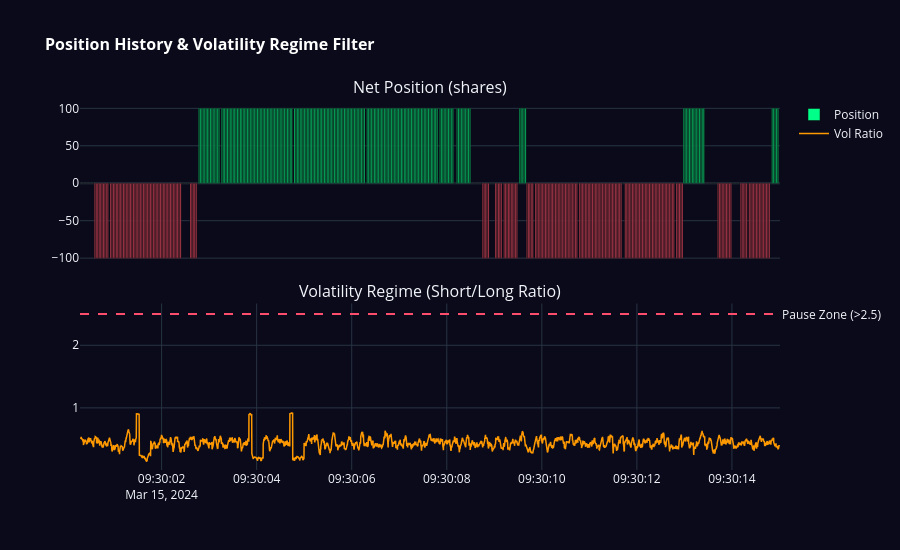

The notebook cell this image was saved under:
### Code cell
# ═══════════════════════════════════════════════════════
#  CHART 4 — POSITION HISTORY & VOLATILITY REGIME
# ═══════════════════════════════════════════════════════

fig4 = make_subplots(
    rows=2, cols=1,
    subplot_titles=('Net Position (shares)', 'Volatility Regime (Short/Long Ratio)'),
    shared_xaxes=True,
    vertical_spacing=0.1
)

# Position
fig4.add_trace(go.Bar(
    x=df['timestamp'][::10], y=df['position'][::10],
    name='Position',
    marker_color=np.where(df['position'][::10] >= 0, '#00ff88', '#ff4d6d')
), row=1, col=1)

# Vol regime
fig4.add_trace(go.Scatter(
    x=df['timestamp'], y=df['vol_ratio'],
    mode='lines', name='Vol Ratio',
    line=dict(color='#ff9900', width=1.5)
), row=2, col=1)

# High-vol threshold line
fig4.add_hline(y=2.5, line_dash='dash', line_color='#ff4d6d',
               annotation_text='Pause Zone (>2.5)',
               annotation_position='right', row=2, col=1)

# Shade high-vol regions
high_vol_mask = df['vol_ratio'] > 2.5
if high_vol_mask.any():
    fig4.add_trace(go.Scatter(
        x=df['timestamp'], y=np.where(high_vol_mask, df['vol_ratio'], None),
        fill='tozeroy', fillcolor='rgba(255,77,109,0.15)',
        mode='none', name='High Vol Zone', showlegend=True
    ), row=2, col=1)

fig4.update_layout(
    title=dict(text='<b>Position History & Volatility Regime Filter</b>',
               font=dict(size=16, color='white')),
    template='plotly_dark',
    height=550,
    plot_bgcolor='#0a0a1a',
    paper_bgcolor='#0a0a1a',
    hovermode='x unified'
)
fig4.show()

### Figure 1 — Plotly figure (JSON) as saved in the notebook; plotly's stock layout.template omitted (floating-point values rounded to 4 significant figures; data arrays with more than 128 entries replaced by an {"elided": "..."} marker saying what was removed)
{"data": [{"marker": {"color": {"elided": "491 str values"}}, "name": "Position", "type": "bar", "x": {"elided": "491 str values"}, "xaxis": "x", "y": {"elided": "491 int values"}, "yaxis": "y"}, {"line": {"color": "#ff9900", "width": 1.5}, "mode": "lines", "name": "Vol Ratio", "type": "scatter", "x": {"elided": "4901 str values"}, "xaxis": "x2", "y": {"elided": "4901 float values"}, "yaxis": "y2"}], "layout": {"annotations": [{"font": {"size": 16}, "showarrow": false, "text": "Net Position (shares)", "x": 0.5, "xanchor": "center", "xref": "paper", "y": 1, "yanchor": "bottom", "yref": "paper"}, {"font": {"size": 16}, "showarrow": false, "text": "Volatility Regime (Short/Long Ratio)", "x": 0.5, "xanchor": "center", "xref": "paper", "y": 0.45, "yanchor": "bottom", "yref": "paper"}, {"showarrow": false, "text": "Pause Zone (>2.5)", "x": 1, "xanchor": "left", "xref": "x2 domain", "y": 2.5, "yanchor": "middle", "yref": "y2"}], "height": 550, "hovermode": "x unified", "paper_bgcolor": "#0a0a1a", "plot_bgcolor": "#0a0a1a", "shapes": [{"line": {"color": "#ff4d6d", "dash": "dash"}, "type": "line", "x0": 0, "x1": 1, "xref": "x2 domain", "y0": 2.5, "y1": 2.5, "yref": "y2"}], "title": {"font": {"color": "white", "size": 16}, "text": "<b>Position History & Volatility Regime Filter</b>"}, "xaxis": {"anchor": "y", "domain": [0, 1], "matches": "x2", "showticklabels": false}, "xaxis2": {"anchor": "y2", "domain": [0, 1]}, "yaxis": {"anchor": "x", "domain": [0.55, 1]}, "yaxis2": {"anchor": "x2", "domain": [0, 0.45]}}}
